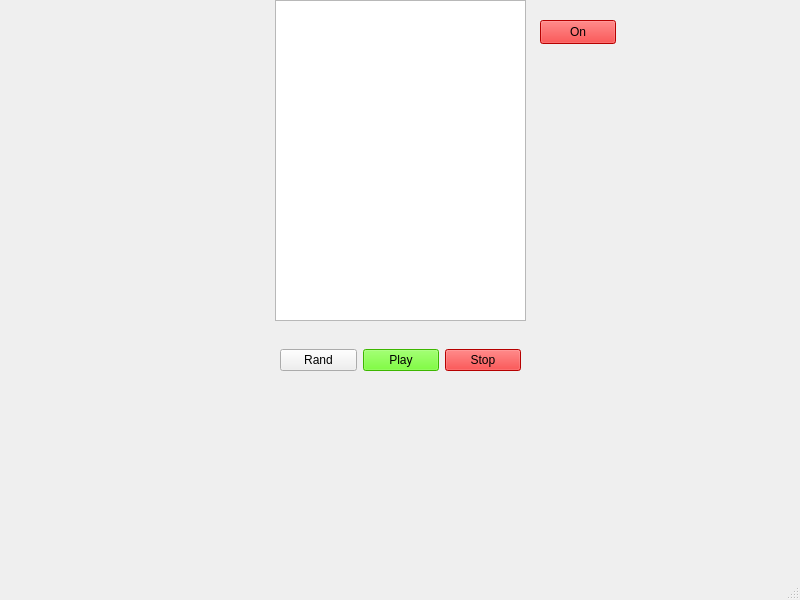
<?xml version="1.0" encoding="UTF-8"?>
<ui version="4.0">
 <class>MainWindow</class>
 <widget class="QMainWindow" name="MainWindow">
  <property name="geometry">
   <rect>
    <x>0</x>
    <y>0</y>
    <width>800</width>
    <height>600</height>
   </rect>
  </property>
  <property name="windowTitle">
   <string>MainWindow</string>
  </property>
  <widget class="QWidget" name="centralwidget">
   <widget class="QWidget" name="gridLayoutWidget">
    <property name="geometry">
     <rect>
      <x>280</x>
      <y>320</y>
      <width>241</width>
      <height>80</height>
     </rect>
    </property>
    <layout class="QGridLayout" name="gridLayout">
     <item row="0" column="1">
      <widget class="QPushButton" name="pushButton_2">
       <property name="styleSheet">
        <string notr="true">QPushButton{
background-color:rgb(85, 255, 0)
}</string>
       </property>
       <property name="text">
        <string>Play</string>
       </property>
      </widget>
     </item>
     <item row="0" column="0">
      <widget class="QPushButton" name="pushButton">
       <property name="text">
        <string>Rand</string>
       </property>
      </widget>
     </item>
     <item row="0" column="2">
      <widget class="QPushButton" name="pushButton_3">
       <property name="styleSheet">
        <string notr="true">QPushButton{
background-color:rgb(255, 0, 0)
}</string>
       </property>
       <property name="text">
        <string>Stop</string>
       </property>
      </widget>
     </item>
    </layout>
   </widget>
   <widget class="QPushButton" name="pushButton_4">
    <property name="geometry">
     <rect>
      <x>540</x>
      <y>20</y>
      <width>76</width>
      <height>24</height>
     </rect>
    </property>
    <property name="styleSheet">
     <string notr="true">QPushButton{
background-color:rgb(255, 0, 0)
}</string>
    </property>
    <property name="text">
     <string>On</string>
    </property>
   </widget>
   <widget class="QListWidget" name="listWidget">
    <property name="geometry">
     <rect>
      <x>275</x>
      <y>0</y>
      <width>251</width>
      <height>321</height>
     </rect>
    </property>
   </widget>
  </widget>
  <widget class="QMenuBar" name="menubar">
   <property name="geometry">
    <rect>
     <x>0</x>
     <y>0</y>
     <width>800</width>
     <height>22</height>
    </rect>
   </property>
  </widget>
  <widget class="QStatusBar" name="statusbar"/>
 </widget>
 <resources/>
 <connections/>
</ui>
